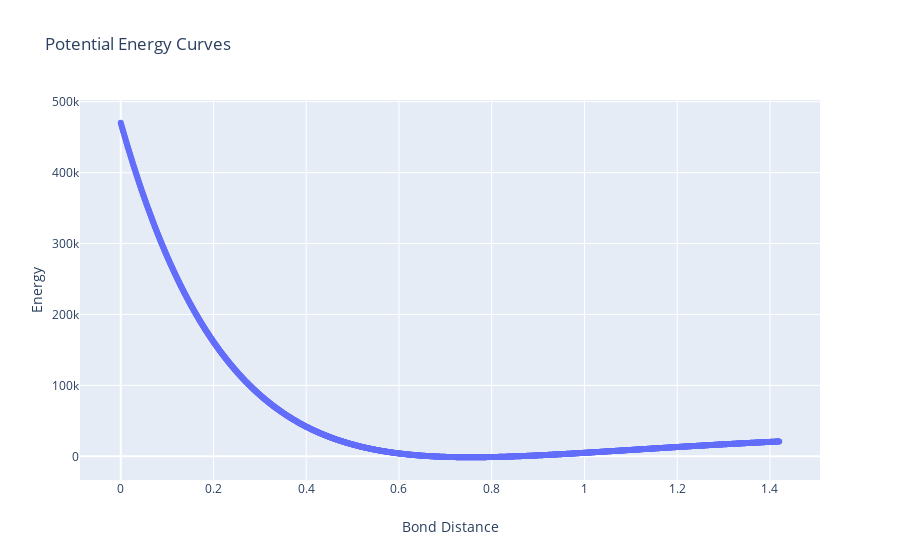

Write notebook code for a chart like this one.
### Code cell
#Run Functions with Jupyter Widgets Overlay Here

print("Please choose how you like to set up the Extended-Rydberg Equation:")
choice = widgets.ToggleButtons(
    options = ["Use File", "Use Diatomic Constants"],
    button_style = "info",
    tooltips = ["", "Use Diatomic Constants"],
    value = None,
)

basisSize = widgets.IntText()

display(choice)

choice.observe(main, "value")

### Figure 1 — Plotly figure (JSON) as saved in the notebook; plotly's stock layout.template omitted (floating-point values rounded to 4 significant figures; data arrays with more than 128 entries replaced by an {"elided": "..."} marker saying what was removed)
{"data": [{"connectgaps": true, "mode": "markers", "name": "Extended Rydberg Fit", "type": "scatter", "x": {"elided": "1421 float values"}, "y": {"elided": "1421 float values"}}], "layout": {"title": {"text": "Potential Energy Curves"}, "xaxis": {"title": {"text": "Bond Distance"}}, "yaxis": {"title": {"text": "Energy"}}}}
